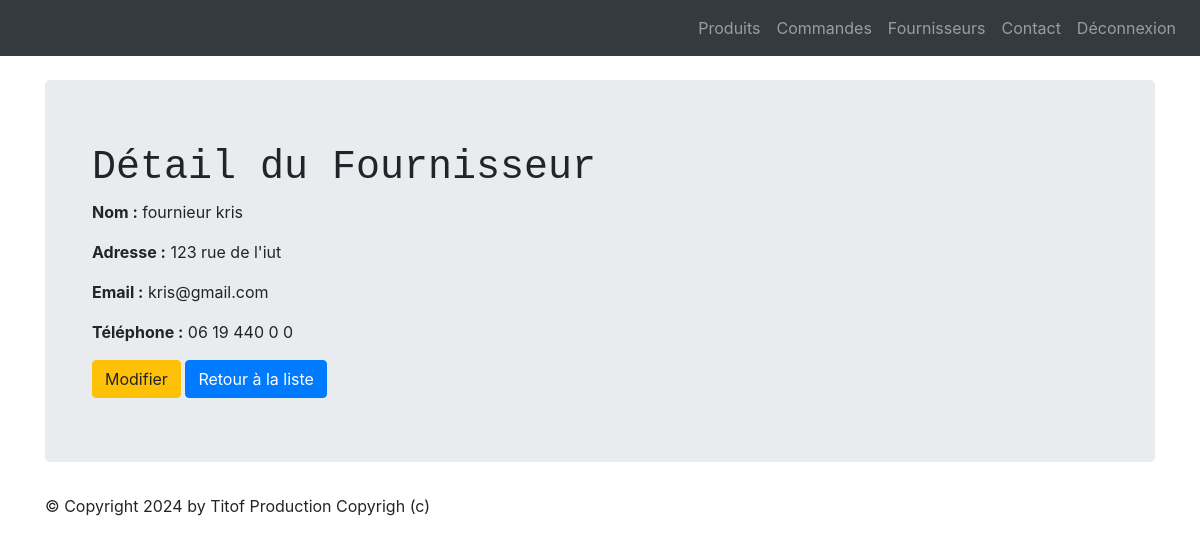
Screenshot of /fournisseur/1/ (signed in) with the database file from the repository.
### LesProduits/models.py (models this page shows, shortened)
class Fournisseur(models.Model):
    nom = models.CharField(max_length=100)
    adresse = models.CharField(max_length=255, null=True, blank=True)
    email = models.EmailField(null=True, blank=True)
    telephone = models.CharField(max_length=15, null=True, blank=True)

### LesProduits/views.py (the view, shortened to what this page needs)
# urls.py: path('fournisseur/<int:pk>/', FournisseurDetailView.as_view(), name='fournisseur-detail'),
class FournisseurDetailView(LoginRequiredMixin, DetailView):
    model = Fournisseur
    template_name = "detail_fournisseur.html"
    context_object_name = "fournisseur"
    login_url = '/login/'

### LesProduits/templates/detail_fournisseur.html (shortened to what this page needs)
{% extends 'base.html' %}
{% block contenu %}
<div class="container">
    <h1>Détail du Fournisseur</h1>
    <p><strong>Nom :</strong> {{ fournisseur.nom }}</p>
    <p><strong>Adresse :</strong> {{ fournisseur.adresse }}</p>
    <p><strong>Email :</strong> {{ fournisseur.email }}</p>
    <p><strong>Téléphone :</strong> {{ fournisseur.telephone }}</p>
    <a href="{% url 'fournisseur-update' fournisseur.id %}" class="btn btn-warning">Modifier</a>
    <a href="{% url 'fournisseur-list' %}" class="btn btn-primary">Retour à la liste</a>
</div>
{% endblock %}

### LesProduits/static/css/styles.css (style rules this page uses)
h1 { font-family: 'Courier New', Courier, monospace; }
a { color:white; }

### rows the page displays
Fournisseur: nom "fournieur kris", adresse "123 rue de l'iut", email "kris@gmail.com", telephone "06 19 440 0 0"
